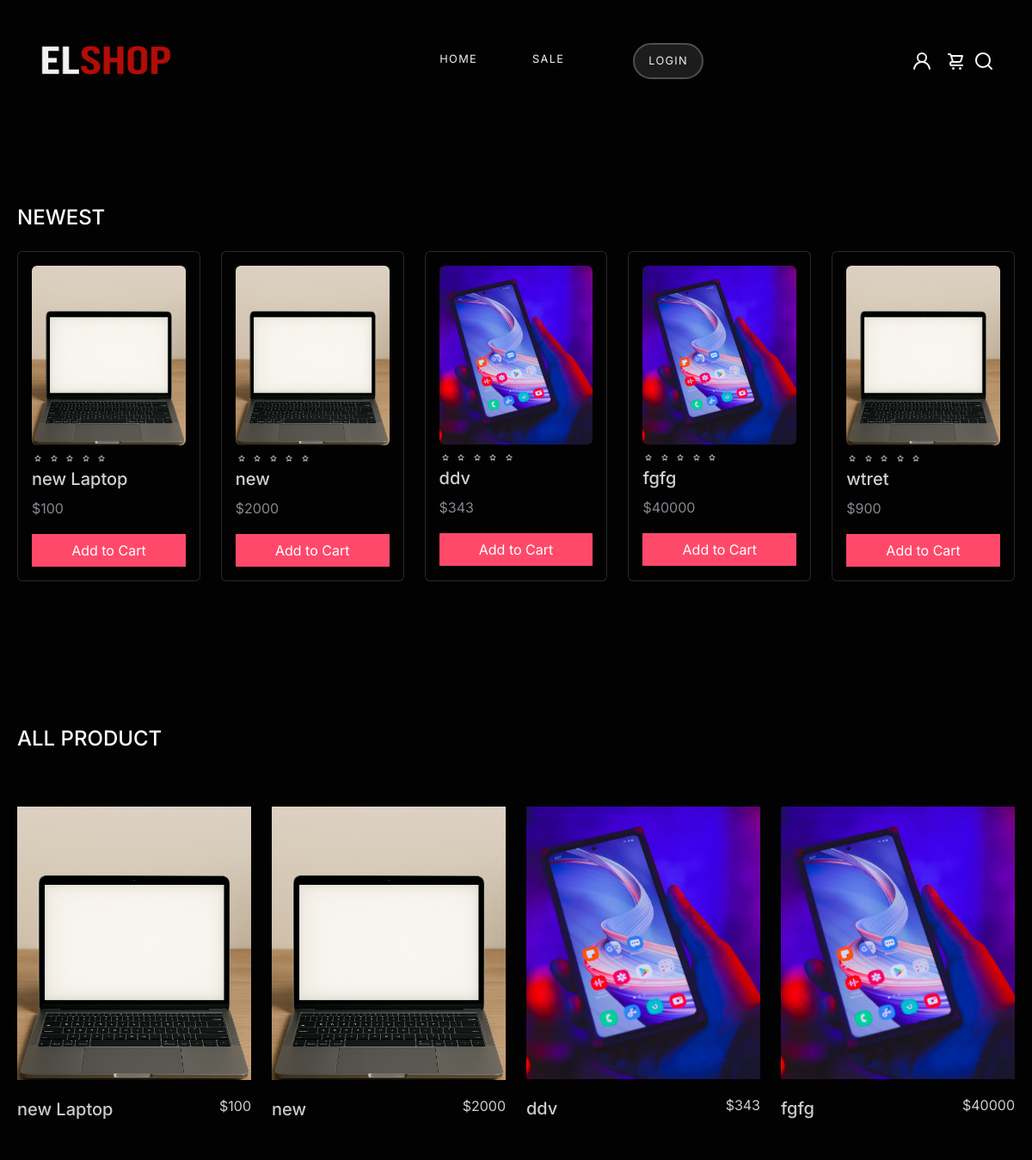
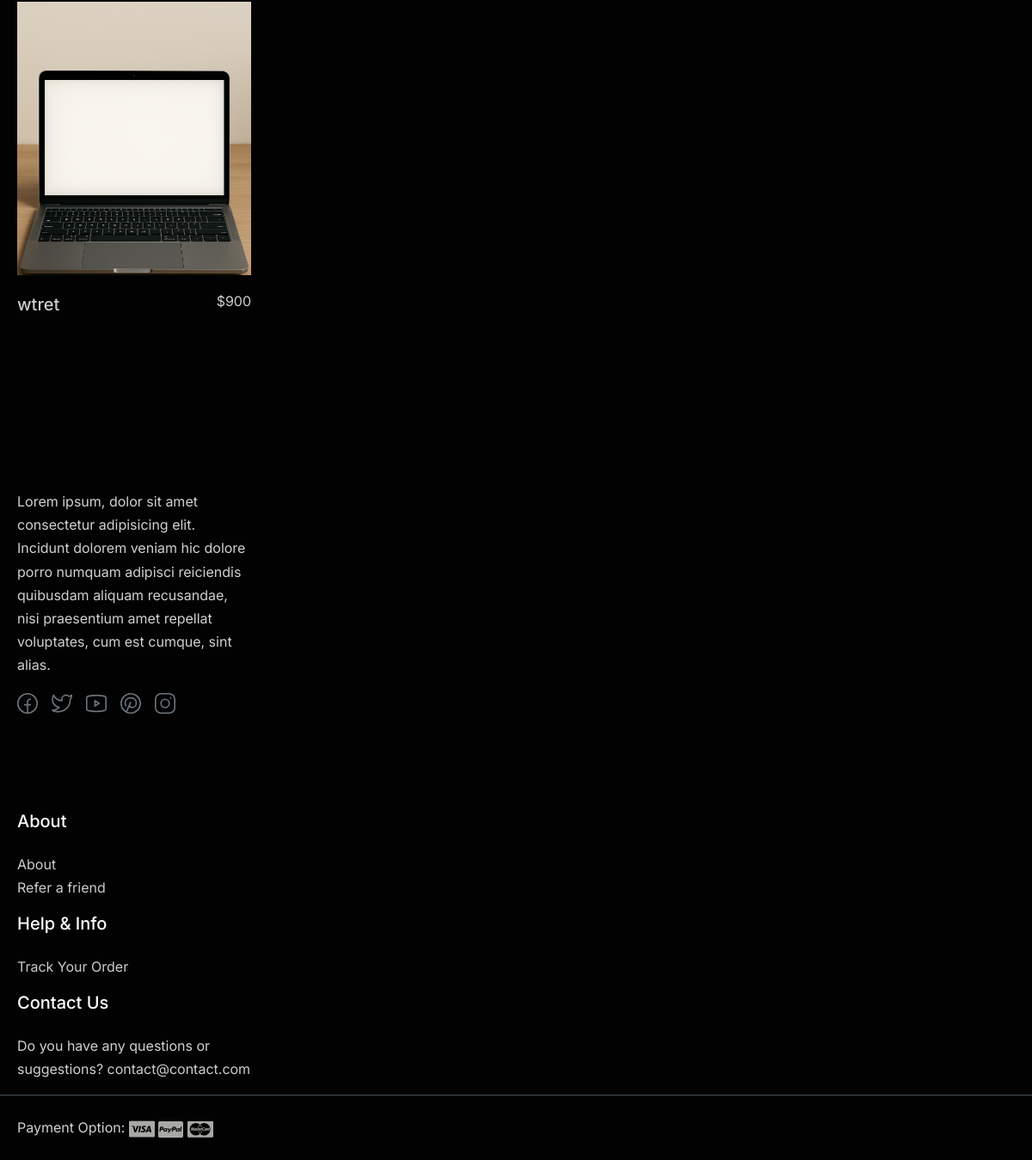
Screenshot of /category/laptop/ with the database file from the repository (2 pictures, top to bottom).
### shop/models.py (models this page shows, shortened)
class Product(models.Model):
    name = models.CharField(max_length=255)
    mini_description = models.TextField()
    factory = models.CharField(max_length=255)
    image = models.ImageField(upload_to="upload/images/product")
    category = models.ForeignKey(Category, on_delete=models.CASCADE)
    slug = models.SlugField(unique=True,blank=True,null=True)
    count_rating = models.IntegerField(default=0)
    price = models.IntegerField(default=0)
    discount = models.IntegerField(default=0)
    is_sale = models.BooleanField(default=False)
    @property
    def rating(self):
        count_rate = Comment.objects.filter(product_id = self.id).count()
        if count_rate != 0 :
            return self.count_rating / count_rate
        else:
            return 0
    class Meta:
        verbose_name = "Product"
        verbose_name_plural = "Products"

### shop/views.py (the view)
# urls.py: path("category/<str:name>/",views.category_page,name="category"),
def category_page(request,name):
    category = get_object_or_404(Category,name=name)
    return render(request,"shop/category.html",{"category":category})

### cart/cart.py (called while the page is built)
    def __len__(self):
        return len(self.cart)

### cart/context_processors.py (called while the page is built)
def cart(request):
    return {"cart":Cart(request)}

### templates/shop/category.html (shortened to what this page needs)
{% extends 'index.html' %}
{% load static %}
{% block content %}
<section id="new-arrival"
    class="new-arrival py-5">
    <div class="container-fluid">
      <div class="d-flex flex-wrap justify-content-between align-items-center mt-5 mb-3">
        <h4 class="text-uppercase">Newest</h4>
      </div>
      <div data-aos="fade-in" class="overflow-x-auto">
        <div class="row row-cols-2 row-cols-md-3 row-cols-lg-5 d-flex flex-nowrap">
          {% for product in category.product_set.all %}
                <div class="col-md-4 mb-4">
                    <div class="card h-100">
                        <div class="card-body">
                            <div class="image-holder position-relative">
                                <a href="{% url 'product' product.slug %}">
                                <img src="{{product.image.url}}" alt="categories" class="product-image rounded img-fluid">
                                <div class="rating">
                                    {% if product.rating > 0 %}
                                        {% with " "|center:product.rating as range %}
                                            {% for _ in range %}
                                                <svg width="14" height="14" viewBox="0 0 15 15"><use xlink:href="#star-solid"></use></svg>
                                            {% endfor %}
                                        {% endwith %}
                                    {% else %}
                                        <svg width="14" height="14" viewBox="0 0 15 15"><use xlink:href="#star-outline"></use></svg>
                                        <svg width="14" height="14" viewBox="0 0 15 15"><use xlink:href="#star-outline"></use></svg>
                                        <svg width="14" height="14" viewBox="0 0 15 15"><use xlink:href="#star-outline"></use></svg>
                                        <svg width="14" height="14" viewBox="0 0 15 15"><use xlink:href="#star-outline"></use></svg>
                                        <svg width="14" height="14" viewBox="0 0 15 15"><use xlink:href="#star-outline"></use></svg>
                                    {% endif %}
                                </div>
                                </a>
                            </div>
                            <h5 class="card-title">{{product.name}}</h5>
                            {% if product.is_sale %}
                                <p class="card-text text-muted">${{product.sale_price}}</p>
                            {% else %}
                                <p class="card-text text-muted">${{product.price}}</p>
                            {% endif %}
                            <button data-index="{{product.id}}" class="btn btn-primary w-100 add-cart-mini">Add to Cart</button>
                        </div>
                    </div>
                </div>
          {% endfor %}
        </div>
      </div>
    </div>
</section>
<section id="best-sellers"
    class="best-sellers py-5 mb-5">
    <div class="container-fluid">
      <div class="d-flex flex-wrap justify-content-between align-items-center mt-5 mb-3">
        <h4 class="text-uppercase">All Product</h4>
      </div>
      <div data-aos="fade-in">
        <div class="row row-cols-2 row-cols-md-3 row-cols-lg-4">
          {% for prod in category.product_set.all %}
            <div class="col">
                <div class="product-item hover-effect-slide">
                <div class="image-holder position-relative">
                    <a href="single-product.html">
                    <img src="{{prod.image.url}}" alt="product" class="product-image img-fluid">
                    </a>
                </div>
                <div class="product-content d-flex flex-column flex-md-row justify-content-between align-items-md-center">
                    <h5 class="fs-5 mt-3">
                    <a href="{% url 'product' prod.slug %}">{{prod.name}}</a>
                    </h5>
                    {% if prod.is_sale %}
                        <a class="text-decoration-none"><span>${{prod.sale_price}}</span></a>
                    {% else %}
                        <a class="text-decoration-none"><span>${{prod.price}}</span></a>
                    {% endif %}
                </div>
                </div>
            </div>
          {% endfor %}
        </div>
      </div>
    </div>
  </section>
{% endblock content %}

### static/css/style.css (style rules this page uses)
body { --heading-font: "Inter", Roboto, sans-serif; --heading-font-weight: 500; --heading-color: var(--bs-dark); --heading-line-height: 1.24; --swiper-theme-color: var(--bs-primary); --swiper-pagination-bottom: 0; --swiper-pagination-bullet-inactive-color: #fff; --swiper-pagination-bullet-inactive-opacity: 1; --swiper-pagination-bullet-horizontal-gap: 15px; --swiper-pagination-bullet-size: 7px; --swiper-pagination-bullet-width: 7px; --custom-easing: cubic-bezier(.17,.67,.83,.67); --bs-body-font-family: "Inter", Roboto, sans-serif; --bs-body-font-size: 1rem; --bs-body-font-weight: 400; --bs-body-line-height: 1.7; --bs-body-color: #8f8f8f; --bs-body-color-rgb: 143, 143, 143; --bs-primary: #FF496A; --bs-primary-dark: #af2c44; --bs-secondary: #6c757d; --bs-black: #020202; --bs-light: #F1F1F0; --bs-dark: #212529; --bs-gray: #9aa1a7; --bs-gray-dark: #51565b; --bs-primary-rgb: 255, 73, 106; --bs-secondary-rgb: 108, 117, 125; --bs-black-rgb: 2, 2, 2; --bs-light-rgb: 241, 241, 240; --bs-dark-rgb: 33, 37, 41; --bs-link-color: var(--bs-dark); --bs-link-color-rgb: 17, 17, 17; --bs-link-decoration: underline; --bs-link-hover-color: var(--bs-primary); --bs-link-hover-color-rgb: 17, 17, 17; }
h1, .h1, h2, .h2, h3, .h3, h4, .h4, h5, .h5, h6, .h6 { font-family: var(--heading-font); font-weight: var(--heading-font-weight); color: var(--heading-color); line-height: var(--heading-line-height); }
a { text-decoration: none; transition: all 0.3s ease-out; }
.container-fluid { max-width: 1800px; }
.btn { --bs-btn-border-radius: 0; }
.btn-primary { --bs-btn-color: #fff; --bs-btn-bg: var(--bs-primary); --bs-btn-border-color: var(--bs-primary); --bs-btn-hover-color: #fff; --bs-btn-hover-bg: var(--bs-primary-dark); --bs-btn-hover-border-color: var(--bs-primary-dark); --bs-btn-focus-shadow-rgb: 49, 132, 253; --bs-btn-active-color: #fff; --bs-btn-active-bg: var(--bs-secondary); --bs-btn-active-border-color: var(--bs-secondary); --bs-btn-active-shadow: inset 0 3px 5px rgba(0, 0, 0, 0.125); --bs-btn-disabled-color: #fff; --bs-btn-disabled-bg: var(--bs-primary); --bs-btn-disabled-border-color: var(--bs-primary); }
[data-bs-theme=dark] { color-scheme: dark; --heading-color: #fff; --bs-link-color: #CCCCCC; --bs-link-hover-color: var(--bs-primary); --bs-link-color-rgb: 204, 204, 204; --bs-link-hover-color-rgb: var(--bs-primary-rgb); --bs-body-color: #d1d1d1; --bs-body-bg: #020202; --bs-body-bg-rgb: 2, 2, 2; }
.container, .container-fluid, .container-lg, .container-md, .container-sm, .container-xl, .container-xxl { --bs-gutter-x: 2.5rem; }
.hover-effect-slide .image-holder { overflow: hidden; }
.hover-effect-slide img { transform: translateY(40px); transition: transform 0.3s ease-out; }

### rows the page displays
Product: image (picture), name "new Laptop", price "100"
Product: image (picture), name "new", price "2000"
Product: image (picture), name "ddv", price "343"
Product: image (picture), name "fgfg", price "40000"
Product: image (picture), name "wtret", price "900"
